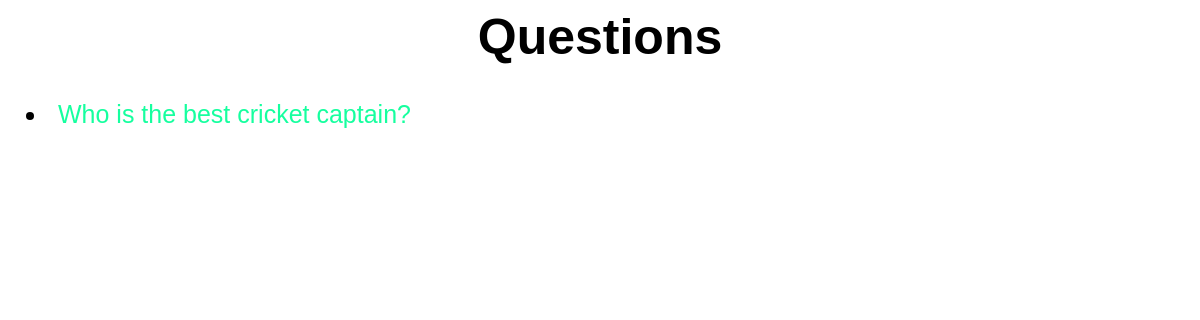
The page /polls/ on the database as committed earlier.
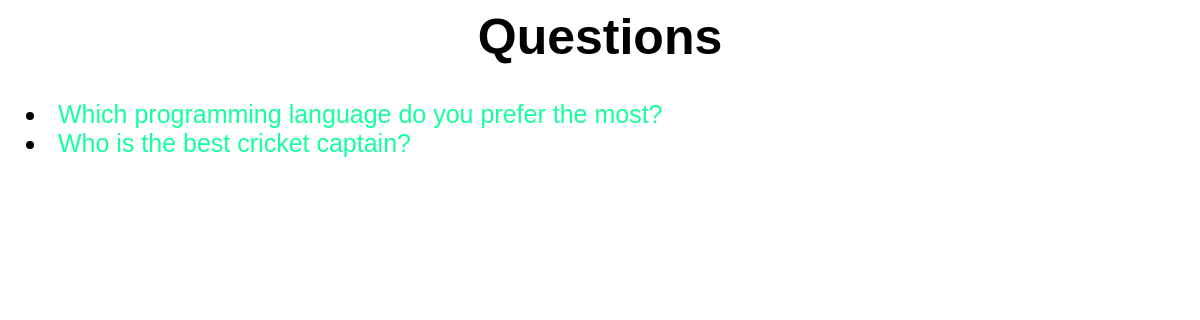
The same page on the database as committed later.
### polls/models.py (models this page shows, shortened)
@python_2_unicode_compatible
class Question(models.Model):
    ques_text = models.CharField(max_length=200)
    ques_date = models.DateTimeField('Date Published')

### polls/views.py (the view)
class IndexView(generic.ListView):
    template_name = 'polls/index.html'
    context_object_name = 'latest_ques'
    def get_queryset(self):
        return Question.objects.order_by('-ques_date')[:5]

### polls/templates/polls/index.html
{% load static %}
<link rel="stylesheet" type="text/css" href="{% static 'polls/style.css' %}" />
<h1> Questions </h1>
{% if latest_ques %}
<ul>
    {% for ques in latest_ques%}
        <li><a href="{% url 'polls:details' ques.id %}">{{ques.ques_text}}</a></li>
    {% endfor %}
</ul>
{% else %}
    <p> No polls are available at this time. </p>
{% endif %}

Rows that differ between the two databases and show on the page:
added Question: ques_text "Which programming language do you prefer the most?"
